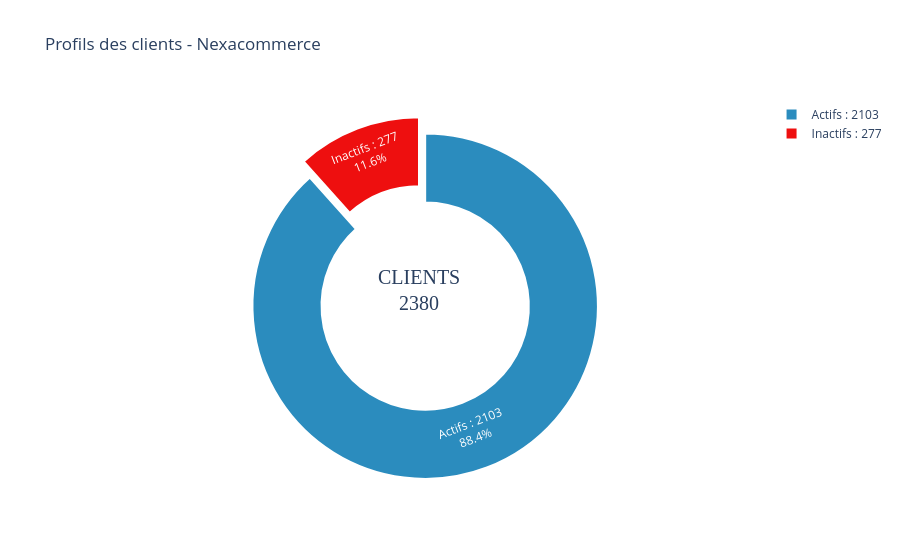

The notebook cell saved with this chart:
### Markdown cell above
### Profils clients actifs vs inactifs

### Code cell
# count les customers distincts
order_counts = orders['customer_id'].value_counts()


def segment_customer(customer_id):
    count = order_counts.get(customer_id, 0)
    return 'Actif ' if count >= 3 else 'Inactif / Occasionnel'

customers['profile'] = customers['customer_id'].map(segment_customer)


counts = customers['profile'].value_counts()
total_customers = len(customers)
nb_actifs = (order_counts >= 3).sum()
nb_inactifs = len(customers) - nb_actifs

colors = ["#2b8cbe", "#ee0f0f"] 

label_actif = f"Actifs : {nb_actifs}"
label_inactif = f"Inactifs : {nb_inactifs}"


fig = go.Figure(data=[go.Pie(
    labels=[label_actif, label_inactif], 
    values=[nb_actifs, nb_inactifs],
    hole=.6,
    marker=dict(colors=colors, line=dict(color="#FFFFFF", width=2)),
    textinfo='percent+label',
    hoverinfo='label+value+percent',
    pull=[0.1, 0] 
)])

fig.update_layout(
    title_text="Profils des clients - Nexacommerce",
    annotations=[dict(
        text=f'CLIENTS<br>{total_customers}', 
        x=0.5, y=0.5, font_size=20, showarrow=False, font_family="Arial Black"
    )],
    template="plotly_white",
    showlegend=True
)

fig.show()

### Figure 1 — Plotly figure (JSON) as saved in the notebook; plotly's stock layout.template omitted (floating-point values rounded to 4 significant figures)
{"data": [{"hole": 0.6, "hoverinfo": "label+value+percent", "labels": ["Actifs : 2103", "Inactifs : 277"], "marker": {"colors": ["#2b8cbe", "#ee0f0f"], "line": {"color": "#FFFFFF", "width": 2}}, "pull": [0.1, 0], "textinfo": "percent+label", "type": "pie", "values": [2103, 277]}], "layout": {"annotations": [{"font": {"family": "Arial Black", "size": 20}, "showarrow": false, "text": "CLIENTS<br>2380", "x": 0.5, "y": 0.5}], "showlegend": true, "title": {"text": "Profils des clients - Nexacommerce"}}}
